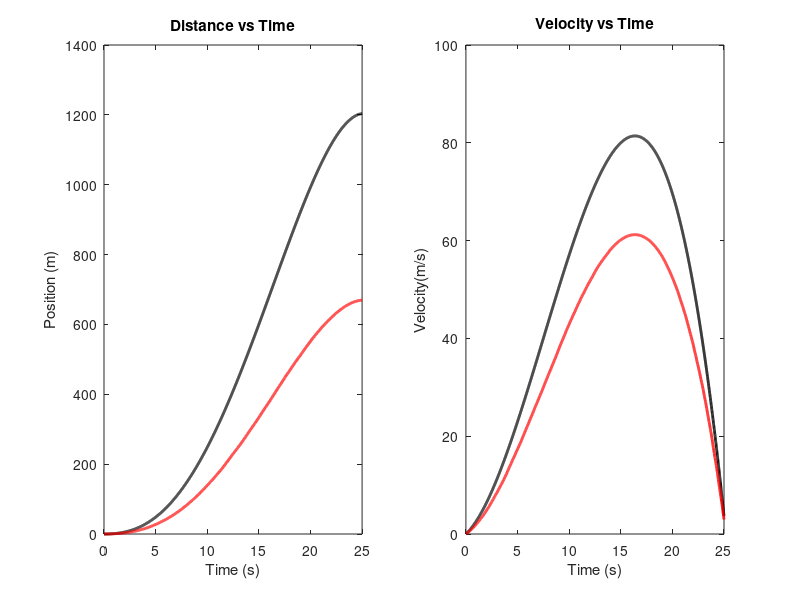
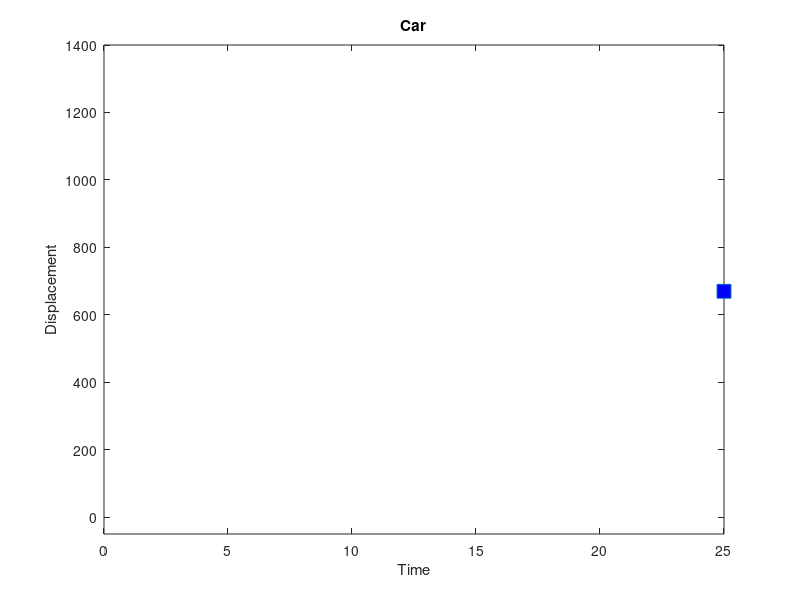

Write the MATLAB code that produced these figures, in order.

initial_position = 0.0;  % meters
initial_velocity = 0.0;  % meters per second
  
time_step = 0.01;        % seconds
total_time = 25.0;       % seconds
time = 0:time_step:total_time;
acceleration=ones(size(time));
v_ideal = ones(size(time));
s_ideal = ones(size(time));
v_real= ones(size(time));
s_real=ones(size(time));
acceleration(1)=2;
s_ideal(1) = initial_position;
v_ideal(1) = initial_velocity;
s_real(1) = initial_position;
v_real(1) = initial_velocity;

for i = 2:length(time)
    acceleration(i)=acceleration(1)+((((time(i)-7.5)^2)/-11.25)+5);
    v_ideal(i) = v_ideal(i-1) +  (acceleration(i)+acceleration(i-1))*0.5* time_step;
    v_real(i) = v_real(i-1) + (acceleration(i)+acceleration(i-1))*0.5 * time_step *(0.5 + 0.5*rand);
    s_ideal(i) = s_ideal(i-1) + (v_ideal(i)+v_ideal(i-1))*0.5 * time_step;
    s_real(i) = s_real(i-1) + (v_real(i)+v_real(i-1))*0.5 * time_step*(0.5 + 0.5*rand);
   
end

subplot(1, 2, 1);
plot(time, s_ideal, 'k', 'LineWidth', 2);  % Use square brackets for time and s
hold on
plot(time, s_real, 'r', 'LineWidth', 2);
xlabel('Time (s)');
ylabel('Position (m)');
title('Distance vs Time');

subplot(1, 2, 2);
plot(time, v_ideal, 'k', 'LineWidth', 2);  % Use square brackets for time and s
hold on
plot(time, v_real, 'r', 'LineWidth', 2);
xlabel('Time (s)');
ylabel('Velocity(m/s)');
title('Velocity vs Time');

figure;
width=0.5;
height=0.2;
% y_lower=s_real(1)-height;
% y_upper=max(s_real)+height;
y_lower=-50;
y_upper=1400;
car_fig=plot(s_real(1),0,"s","Markersize",10,"MarkerFaceColor","blue");
xlabel("Time")
ylabel("Displacement")
title("Car");
axis([min(time) max(time) y_lower y_upper] );

for i=1:length(time)
    set(car_fig,"Xdata",time(i),"Ydata",s_real(i))
    drawnow;
    pause(0.09);
end

